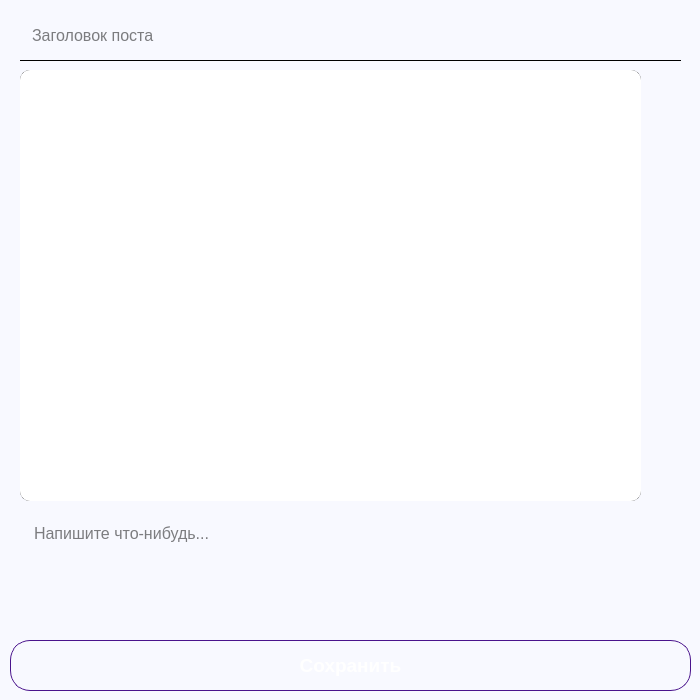
<?xml version="1.0" encoding="UTF-8"?>
<ui version="4.0">
 <class>EditPostWindow</class>
 <widget class="QDialog" name="EditPostWindow">
  <property name="geometry">
   <rect>
    <x>0</x>
    <y>0</y>
    <width>700</width>
    <height>700</height>
   </rect>
  </property>
  <property name="minimumSize">
   <size>
    <width>700</width>
    <height>700</height>
   </size>
  </property>
  <property name="maximumSize">
   <size>
    <width>700</width>
    <height>700</height>
   </size>
  </property>
  <property name="windowTitle">
   <string>Редактирование поста</string>
  </property>
  <property name="windowIcon">
   <iconset resource="IMG.qrc">
    <normaloff>:/IMG/IMG/logoSN.png</normaloff>:/IMG/IMG/logoSN.png</iconset>
  </property>
  <property name="styleSheet">
   <string notr="true">background-color: rgb(248, 249, 255);</string>
  </property>
  <widget class="QPushButton" name="editPostButton">
   <property name="geometry">
    <rect>
     <x>10</x>
     <y>640</y>
     <width>681</width>
     <height>51</height>
    </rect>
   </property>
   <property name="font">
    <font>
     <family>Arial</family>
     <pointsize>14</pointsize>
     <bold>true</bold>
    </font>
   </property>
   <property name="cursor">
    <cursorShape>PointingHandCursor</cursorShape>
   </property>
   <property name="styleSheet">
    <string notr="true">QPushButton 
{
    background: qlineargradient(
        x1:0, y1:0, x2:0, y2:1,
        stop:0 #6a3093, 
        stop:1 #a044ff 
    );
    color: white;     
    border-radius: 20px;
    padding: 8px 16px;  
    font-weight: bold;   
    border: 1px solid #4a148c; 
}

QPushButton:hover
 {
    background: qlineargradient(
        x1:0, y1:0, x2:0, y2:1,
        stop:0 #7b1fa2,
        stop:1 #aa00ff
    );
    border: 2px solid #7b1fa2;
}

QPushButton:pressed 
{
    background: qlineargradient(
        x1:0, y1:0, x2:0, y2:1,
        stop:0 #4a148c,
        stop:1 #7b1fa2
    );
}</string>
   </property>
   <property name="text">
    <string>Сохранить</string>
   </property>
  </widget>
  <widget class="QLineEdit" name="nameText">
   <property name="geometry">
    <rect>
     <x>20</x>
     <y>10</y>
     <width>661</width>
     <height>51</height>
    </rect>
   </property>
   <property name="font">
    <font>
     <family>Arial</family>
     <pointsize>12</pointsize>
    </font>
   </property>
   <property name="styleSheet">
    <string notr="true">QLineEdit
{
	background-color: rgb(248, 249, 255);
	border: 0;
    border-bottom: 1px solid black; 
	padding: 10px;
}

QLineEdit:focus
{
    border-bottom: 2px solid #4a148c; 
}</string>
   </property>
   <property name="text">
    <string/>
   </property>
   <property name="placeholderText">
    <string>Заголовок поста</string>
   </property>
  </widget>
  <widget class="QTextEdit" name="contentText">
   <property name="geometry">
    <rect>
     <x>20</x>
     <y>510</y>
     <width>661</width>
     <height>121</height>
    </rect>
   </property>
   <property name="font">
    <font>
     <family>Arial</family>
     <pointsize>12</pointsize>
    </font>
   </property>
   <property name="styleSheet">
    <string notr="true">QTextEdit
{
	background-color: rgb(248, 249, 255);
	border: none;
	padding: 10px;
}</string>
   </property>
   <property name="placeholderText">
    <string>Напишите что-нибудь...</string>
   </property>
  </widget>
  <widget class="QPushButton" name="deleteFileInputButton">
   <property name="geometry">
    <rect>
     <x>650</x>
     <y>70</y>
     <width>31</width>
     <height>31</height>
    </rect>
   </property>
   <property name="cursor">
    <cursorShape>PointingHandCursor</cursorShape>
   </property>
   <property name="styleSheet">
    <string notr="true">QPushButton 
{
    border-radius: 30px;
}</string>
   </property>
   <property name="text">
    <string/>
   </property>
   <property name="icon">
    <iconset resource="IMG.qrc">
     <normaloff>:/IMG/IMG/CancelPin50x50SN.png</normaloff>:/IMG/IMG/CancelPin50x50SN.png</iconset>
   </property>
   <property name="iconSize">
    <size>
     <width>30</width>
     <height>30</height>
    </size>
   </property>
  </widget>
  <widget class="QPushButton" name="addMediaButton">
   <property name="geometry">
    <rect>
     <x>20</x>
     <y>70</y>
     <width>621</width>
     <height>431</height>
    </rect>
   </property>
   <property name="font">
    <font>
     <family>Arial</family>
     <pointsize>12</pointsize>
     <bold>true</bold>
    </font>
   </property>
   <property name="cursor">
    <cursorShape>PointingHandCursor</cursorShape>
   </property>
   <property name="styleSheet">
    <string notr="true">QPushButton
 {
	background-color: white;
    border: 2px dashed black;
    border-radius: 10px;
    color: grey;
    padding: 15px;
    text-align: center;
}

QPushButton::icon 
{
    position: absolute;
    top: 5px;
    left: 50%;
    transform: translateX(-50%);
}</string>
   </property>
   <property name="text">
    <string>Добавьте фото, видео, музыку 
или файл</string>
   </property>
   <property name="icon">
    <iconset resource="IMG.qrc">
     <normaloff>:/IMG/IMG/AddPostPin50x50SN.png</normaloff>:/IMG/IMG/AddPostPin50x50SN.png</iconset>
   </property>
   <property name="iconSize">
    <size>
     <width>50</width>
     <height>50</height>
    </size>
   </property>
  </widget>
  <widget class="QFrame" name="mediaFrame">
   <property name="geometry">
    <rect>
     <x>20</x>
     <y>70</y>
     <width>621</width>
     <height>431</height>
    </rect>
   </property>
   <property name="styleSheet">
    <string notr="true">QFrame
{
	background-color: white;
    border: 2px;
    border-radius: 10px;
}</string>
   </property>
   <property name="frameShape">
    <enum>QFrame::Shape::StyledPanel</enum>
   </property>
   <property name="frameShadow">
    <enum>QFrame::Shadow::Raised</enum>
   </property>
  </widget>
  <zorder>addMediaButton</zorder>
  <zorder>editPostButton</zorder>
  <zorder>nameText</zorder>
  <zorder>contentText</zorder>
  <zorder>deleteFileInputButton</zorder>
  <zorder>mediaFrame</zorder>
 </widget>
 <resources>
  <include location="IMG.qrc"/>
 </resources>
 <connections/>
</ui>
